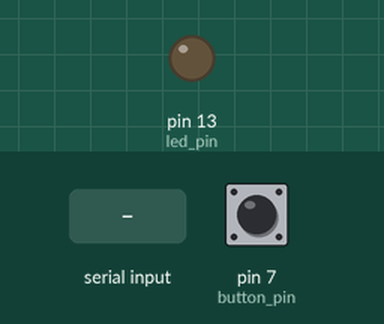
This sketch was run on a simulated Arduino Uno, built with avr-gcc and run on an emulated ATmega328P. On the bench: output pins drawn as LEDs (lit = HIGH). The test bench sets the inputs (shaded band); at power-on: pin 7 (button_pin) LOW. What the sketch prints to the serial monitor is not drawn.

Above: at 1.2 s.
1.3 s: "30,150\n" received over Serial
At 2.3 s:
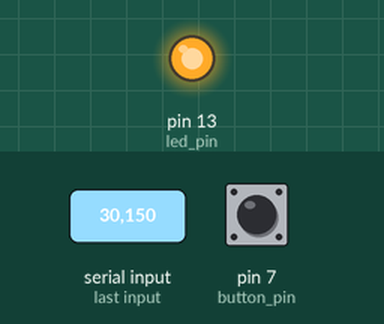
Timing chart, 0 to 4.3 s (numbered marks = the images above; inputs shaded):
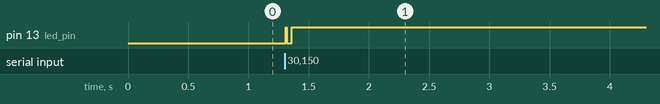

Measured:
- after the input at 1.3 s, pin 13 (led_pin): LOW → HIGH at once, → LOW 0.01 s later, → HIGH 0.04 s later

The sketch:

ctrlArd.ino
```cpp
int led_pin = 13; //Initializing pin 8 of Arduino as the led pin
int button_pin = 7;  //Initializing pin 7 of Arduino as the button pin
int button_state = 0;  //Initializes a variable for storing the button state
int incoming_state = 0;  //Initializes a variable for storing the incoming data from Arduino
void setup(){
  Serial.begin(9600);  //Started the serial communication at 9600 baudrate
  pinMode(led_pin, OUTPUT); //Declaring led pin as output pin
  pinMode(button_pin, INPUT); //Declaring button pin as the input pin.
}
void loop(){
  if (Serial.available() > 0){  //Looking for incoming data
    incoming_state = Serial.read() - '0';  //Reading the data
    digitalWrite(led_pin, incoming_state);  //Making the LED light up or down
  }

  button_state = digitalRead(button_pin); //Reading the button state
  Serial.println(button_state);  //Sending the data over serial to Raspberry pi
}
```
